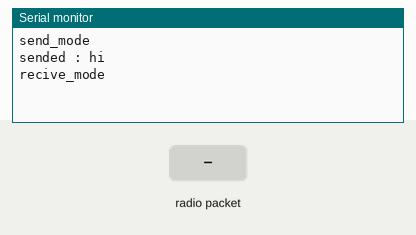
Simulated run of this sketch. Board: ESP8266 (NodeMCU). Shown: the last lines printed to the serial monitor. The inputs (shaded band) are chosen by the test bench. WiFi joins after 1.5 s; servers stay silent unless stated; no radio packets arrive unless stated.

Above: at 2.7 s.
2.8 s: radio packet "1" arrives
At 3.1 s:
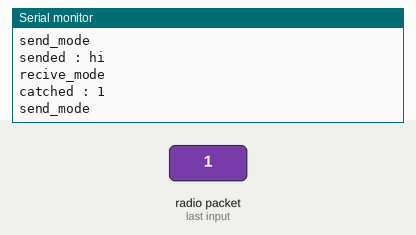
4.3 s: radio packet "0" arrives
At 5.1 s:
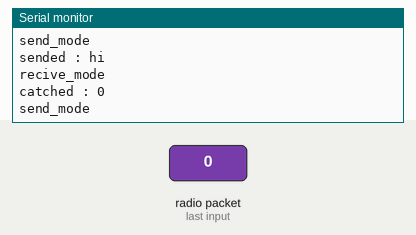
5.8 s: radio packet "2" arrives
At 6.6 s:
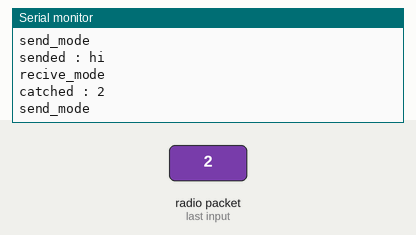

The sketch:

Central_Box.ino
```cpp
#include "arduino_secrets.h"
/*
  Sketch generated by the Arduino IoT Cloud Thing "Untitled"
  https://create.arduino.cc/cloud/things/a7cab9ef-7ba9-4511-a503-8974815c0bac

  Arduino IoT Cloud Variables description

  The following variables are automatically generated and updated when changes are made to the Thing

  - No variables have been created, add cloud variables on the Thing Setup page
    to see them declared here

  Variables which are marked as READ/WRITE in the Cloud Thing will also have functions
  which are called when their values are changed from the Dashboard.
  These functions are generated with the Thing and added at the end of this sketch.
*/

#include "thingProperties.h"

#include <SPI.h>
#include <nRF24L01.h>
#include <RF24.h>
#include <stdio.h>
#include <string.h>

RF24 radio(2,15);
const byte address[6] = "00001";

void setup() {
  // Initialize serial and wait for port to open:
  Serial.begin(115200);
  // This delay gives the chance to wait for a Serial Monitor without blocking if none is found
  delay(1500);

  // Defined in thingProperties.h
  initProperties();

  // Connect to Arduino IoT Cloud
  ArduinoCloud.begin(ArduinoIoTPreferredConnection);

  /*
     The following function allows you to obtain more information
     related to the state of network and IoT Cloud connection and errors
     the higher number the more granular information you’ll get.
     The default is 0 (only errors).
     Maximum is 4
 */
  setDebugMessageLevel(2);
  ArduinoCloud.printDebugInfo();

  radio.begin();
  sendMode(); //모듈을 송신기로 설정
}
bool ok;
void loop() {
  ArduinoCloud.update();
  // Your code here
  char text[20] = "hi";
  radio.write(&text, sizeof(text));
  Serial.print("sended : ");
  Serial.println(text);

  radio.openReadingPipe(0, address);
  radio.startListening();

  reciveMode();
  while(true)
  {
    if(radio.available())
    {
      char recive[20];
      radio.read(&recive, sizeof(recive));
      Serial.print("catched : ");
      Serial.println(recive);
      break;
    }
  }
  sendMode();

  delay(1000);
}

void sendMode(){
  radio.openWritingPipe(address); //이전에 설정한 5글자 문자열인 데이터를 보낼 수신의 주소를 설정
  radio.setPALevel(RF24_PA_MIN); //전원공급에 관한 파워레벨을 설정합니다. 모듈 사이가 가까우면 최소로 설정합니다.
  radio.stopListening();
  Serial.println("send_mode");
}
void reciveMode(){
  radio.openReadingPipe(0,address); //이전에 설정한 5글자 문자열인 데이터를 보낼 수신의 주소를 설정
  radio.setPALevel(RF24_PA_MIN); //전원공급에 관한 파워레벨을 설정합니다. 모듈 사이가 가까우면 최소로 설정합니다.
  radio.startListening();
  Serial.println("recive_mode");
}
```

arduino_secrets.h
```cpp
#define SECRET_SSID "452"
#define SECRET_OPTIONAL_PASS "00000452"
#define SECRET_DEVICE_KEY "0OSTYLPHXGIZKEBUZNYO"
```

thingProperties.h
```cpp
// Code generated by Arduino IoT Cloud, DO NOT EDIT.

#include <ArduinoIoTCloud.h>
#include <Arduino_ConnectionHandler.h>

const char DEVICE_LOGIN_NAME[]  = "b600f239-d3a4-45cf-9c5a-80d691c7f61d";

const char SSID[]               = SECRET_SSID;    // Network SSID (name)
const char PASS[]               = SECRET_OPTIONAL_PASS;    // Network password (use for WPA, or use as key for WEP)
const char DEVICE_KEY[]  = SECRET_DEVICE_KEY;    // Secret device password


void initProperties(){

  ArduinoCloud.setBoardId(DEVICE_LOGIN_NAME);
  ArduinoCloud.setSecretDeviceKey(DEVICE_KEY);

}

WiFiConnectionHandler ArduinoIoTPreferredConnection(SSID, PASS);
```

Measured:
- after the input at 2.8 s, the serial monitor: prints a new line at once (image 1)
- after the input at 4.3 s, the serial monitor: prints a new line at once (image 2)
- after the input at 5.8 s, the serial monitor: prints a new line at once (image 3)
